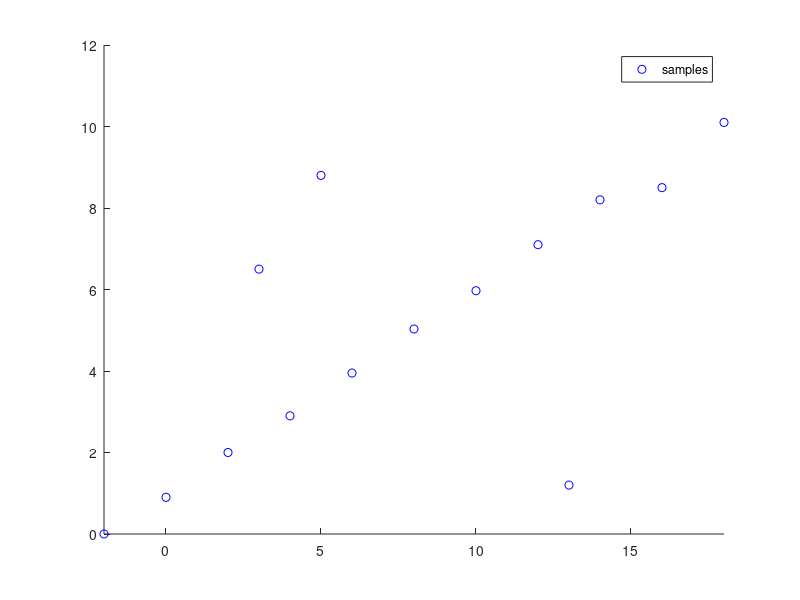

This figure's MATLAB source:
clear; close all; clc

% 14 samples
samples = [-2 0; 0 0.9; 2 2.0; 3 6.5; 4 2.9; 5 8.8; 6 3.95; 8 5.03; 10 5.97; 12 7.1; 13 1.2; 14 8.2; 16 8.5; 18 10.1];

figure(1);
axis([-2 18 0 12]), hold on;
plot(samples(:, 1), samples(:, 2), 'bo');
legend('samples'); hold off;